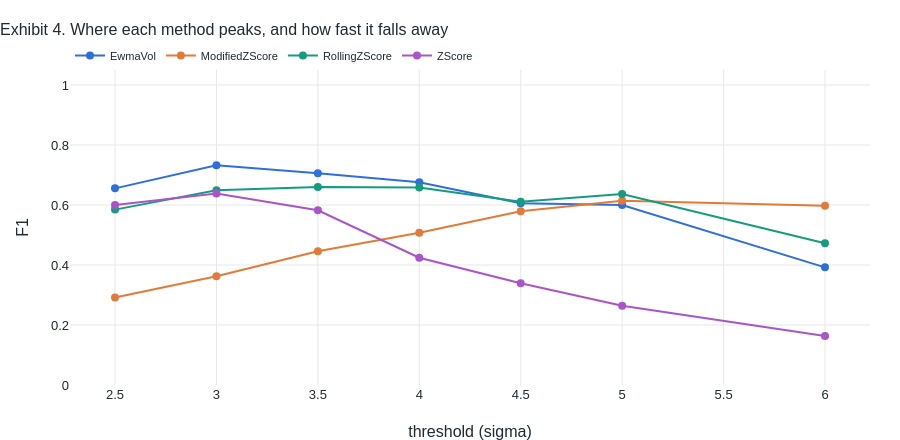

Notebook cell for this chart:
### Markdown cell above
### Threshold sensitivity

A detector is only as good as the threshold it is run at, and that threshold is a business decision. Low thresholds catch more defects and generate more false alarms for someone to clear. The sweep below makes the tradeoff explicit rather than leaving it as a magic number in the code.

### Code cell
thresholds = [2.5, 3.0, 3.5, 4.0, 4.5, 5.0, 6.0]
sweep = []
for t in thresholds:
    for cls, kwargs in [(ZScoreDetector, {}), (ModifiedZScoreDetector, {}),
                        (RollingZScoreDetector, {"window": 60}),
                        (EwmaVolDetector, {"halflife": 20})]:
        d = cls(threshold=t, **kwargs)
        res = score_detection(d.detect(dirty_series), truth_mask)
        sweep.append({"threshold": t, "method": d.name, **res})

sweep = pd.DataFrame(sweep)
pivot = sweep.pivot(index="threshold", columns="method", values="f1")
print("F1 by threshold\n")
print(pivot.round(3).to_string())

best_row = sweep.loc[sweep["f1"].idxmax()]
print(f"\nbest overall: {best_row['method']} at threshold {best_row['threshold']}, "
      f"F1 {best_row['f1']:.3f} "
      f"(precision {best_row['precision']:.2f}, recall {best_row['recall']:.2f})")

fig = go.Figure()
for i, m in enumerate(pivot.columns):
    fig.add_trace(go.Scatter(x=pivot.index, y=pivot[m], name=m, mode="lines+markers",
                             line=dict(width=2, color=palette[i]), marker=dict(size=8),
                             hovertemplate="threshold %{x}: F1 %{y:.3f}<extra></extra>"))
fig.update_xaxes(title="threshold (sigma)")
fig.update_yaxes(title="F1", range=[0, 1.05])
fig.update_layout(height=440,
                  title="Exhibit 4. Where each method peaks, and how fast it falls away")
fig.show()

### Figure 1 — Plotly figure (JSON) as saved in the notebook; plotly's stock layout.template omitted (floating-point values rounded to 4 significant figures)
{"data": [{"hovertemplate": "threshold %{x}: F1 %{y:.3f}<extra></extra>", "line": {"color": "#2E6FD9", "width": 2}, "marker": {"size": 8}, "mode": "lines+markers", "name": "EwmaVol", "type": "scatter", "x": [2.5, 3.0, 3.5, 4.0, 4.5, 5.0, 6.0], "y": [0.6555, 0.7327, 0.7059, 0.6757, 0.6061, 0.6, 0.3922]}, {"hovertemplate": "threshold %{x}: F1 %{y:.3f}<extra></extra>", "line": {"color": "#E07B39", "width": 2}, "marker": {"size": 8}, "mode": "lines+markers", "name": "ModifiedZScore", "type": "scatter", "x": [2.5, 3.0, 3.5, 4.0, 4.5, 5.0, 6.0], "y": [0.2913, 0.3627, 0.4459, 0.5072, 0.5789, 0.6139, 0.5977]}, {"hovertemplate": "threshold %{x}: F1 %{y:.3f}<extra></extra>", "line": {"color": "#159C7E", "width": 2}, "marker": {"size": 8}, "mode": "lines+markers", "name": "RollingZScore", "type": "scatter", "x": [2.5, 3.0, 3.5, 4.0, 4.5, 5.0, 6.0], "y": [0.5846, 0.6491, 0.6598, 0.6585, 0.6111, 0.6364, 0.4727]}, {"hovertemplate": "threshold %{x}: F1 %{y:.3f}<extra></extra>", "line": {"color": "#A855C7", "width": 2}, "marker": {"size": 8}, "mode": "lines+markers", "name": "ZScore", "type": "scatter", "x": [2.5, 3.0, 3.5, 4.0, 4.5, 5.0, 6.0], "y": [0.6, 0.6383, 0.5823, 0.4242, 0.339, 0.2642, 0.1633]}], "layout": {"height": 440, "title": {"text": "Exhibit 4. Where each method peaks, and how fast it falls away"}, "xaxis": {"title": {"text": "threshold (sigma)"}}, "yaxis": {"range": [0, 1.05], "title": {"text": "F1"}}}}
